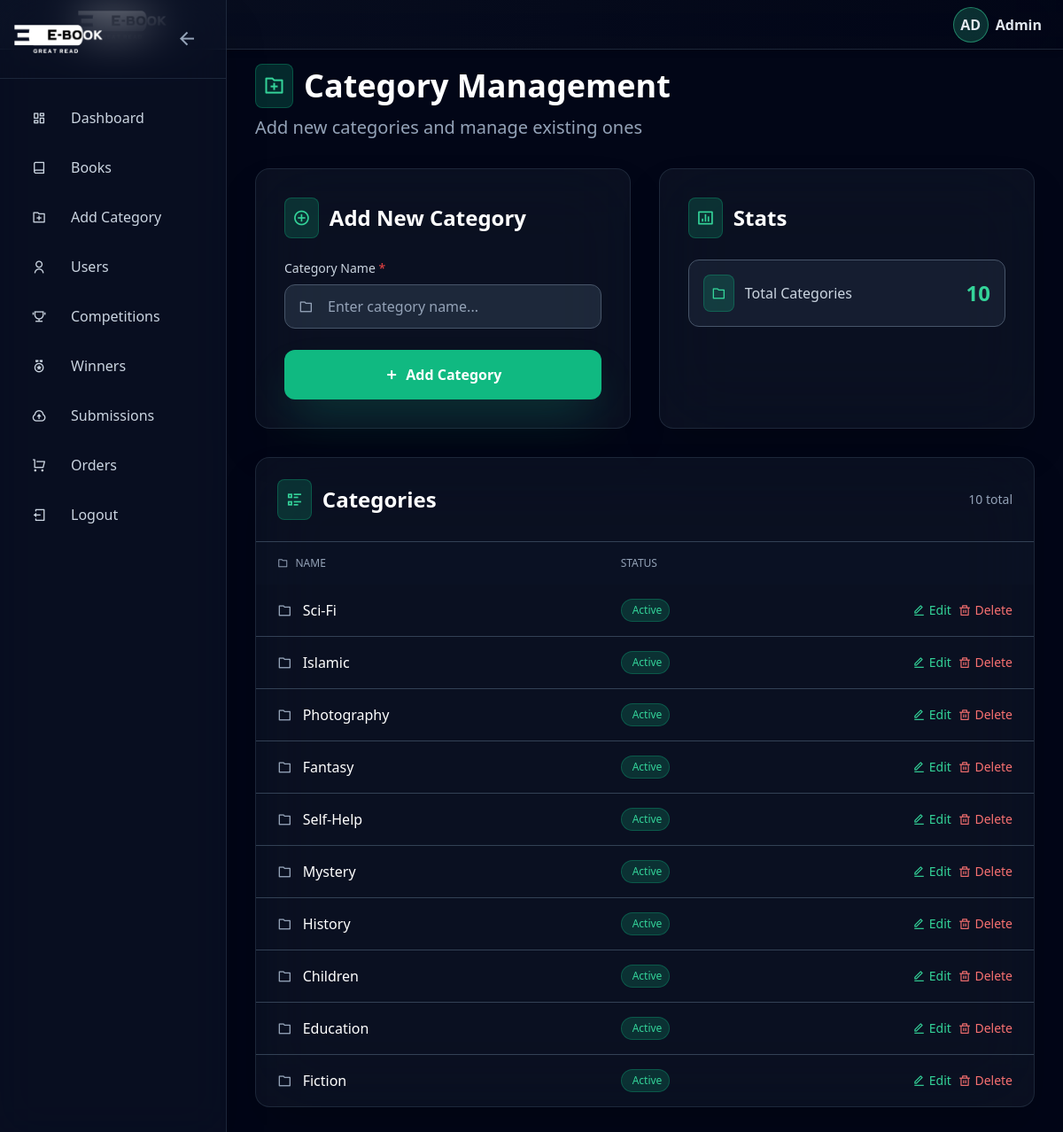
The app's page /Admin/AdminCategory/NewCategory.php (signed in) with its own data.
### tables this page shows
CREATE TABLE `categories` (
  `CategoryID` int(11) NOT NULL,
  `CategoryName` varchar(100) NOT NULL
);

### Admin/AdminCategory/NewCategory.php (the view, shortened to what this page needs)
<?php
include "../../Config/db.php";
?>
<!DOCTYPE html>
<html lang="en">
<head>
  <script src="https://cdn.tailwindcss.com"></script>
  <link rel="stylesheet" href="https://cdnjs.cloudflare.com/ajax/libs/remixicon/4.6.0/remixicon.min.css" />
</head>
<body class="bg-slate-950 text-white min-h-screen">
  <div class="flex min-h-screen">
    <?php include "../Components/sider.php"; ?>
    <main id="main-content" class="main-content ml-64 min-h-screen w-full p-8">
      <div class="mt-10 mb-8 scroll-animate">
        <div class="flex items-center space-x-3 mb-2">
          <div class="p-2 bg-emerald-500/20 rounded-lg border border-emerald-500/30">
            <i class="ri-folder-add-line text-2xl text-emerald-400"></i>
          </div>
          <h1 class="text-4xl font-black text-white">Category Management</h1>
        </div>
        <p class="text-slate-400 text-xl font-light">Add new categories and manage existing ones</p>
      </div>
      <div class="grid lg:grid-cols-2 gap-8 mb-8">
        <div class="card backdrop-blur-2xl bg-slate-800/30 border border-slate-700/50 rounded-2xl p-8 shadow-2xl hover:shadow-emerald-500/20 transition-all duration-500 scroll-animate">
          <div class="flex items-center space-x-3 mb-6">
            <div class="p-2 bg-emerald-500/20 rounded-lg border border-emerald-500/30">
              <i class="ri-add-circle-line text-xl text-emerald-400"></i>
            </div>
            <h2 class="text-2xl font-bold text-white">Add New Category</h2>
          </div>
          <form method="POST" class="space-y-6">
            <div>
              <label class="block text-sm font-medium text-slate-300 mb-2">
                Category Name <span class="text-red-500">*</span>
              </label>
              <div class="relative">
                <input
                  type="text"
                  name="name"
                  placeholder="Enter category name..."
                  class="w-full px-4 py-3 pl-12 bg-slate-700/50 border border-slate-600 rounded-xl focus:ring-2 focus:ring-emerald-500/20 focus:border-emerald-500 text-white placeholder-slate-400"
                />
                <i class="ri-folder-line absolute left-4 top-1/2 transform -translate-y-1/2 text-slate-400"></i>
              </div>
            </div>
            <button
              type="submit"
              class="w-full px-6 py-4 bg-emerald-500 hover:bg-emerald-600 text-white font-semibold rounded-xl shadow-2xl shadow-emerald-500/30 transition-all duration-300 hover:scale-105"
            >
              <i class="ri-add-line mr-2"></i>Add Category
            </button>
          </form>
        </div>
        <div class="card backdrop-blur-2xl bg-slate-800/30 border border-slate-700/50 rounded-2xl p-8 shadow-2xl hover:shadow-emerald-500/20 transition-all duration-500 scroll-animate">
          <div class="flex items-center space-x-3 mb-6">
            <div class="p-2 bg-emerald-500/20 rounded-lg border border-emerald-500/30">
              <i class="ri-bar-chart-box-line text-xl text-emerald-400"></i>
            </div>
            <h2 class="text-2xl font-bold text-white">Stats</h2>
          </div>
          <?php
          $count_result = $conn->query("SELECT COUNT(*) as total FROM categories");
          $total_categories = $count_result->fetch_assoc()['total'];
          ?>
          <div class="p-4 bg-slate-700/30 rounded-xl border border-slate-600">
            <div class="flex items-center justify-between">
              <div class="flex items-center space-x-3">
                <div class="p-2 bg-emerald-500/20 rounded-lg border border-emerald-500/30">
                  <i class="ri-folder-line text-emerald-400"></i>
                </div>
                <span class="font-medium text-slate-300">Total Categories</span>
              </div>
              <span class="text-2xl font-black text-emerald-400"><?php echo $total_categories; ?></span>
            </div>
          </div>
        </div>
      </div>
      <div class="card backdrop-blur-2xl bg-slate-800/30 border border-slate-700/50 rounded-2xl shadow-2xl hover:shadow-emerald-500/20 transition-all duration-500 scroll-animate overflow-hidden">
        <div class="p-6 border-b border-slate-700">
          <div class="flex items-center justify-between">
            <div class="flex items-center space-x-3">
              <div class="p-2 bg-emerald-500/20 rounded-lg border border-emerald-500/30">
                <i class="ri-list-check-2 text-xl text-emerald-400"></i>
              </div>
              <h2 class="text-2xl font-bold text-white">Categories</h2>
            </div>
            <span class="text-sm text-slate-400"><?php echo $total_categories; ?> total</span>
          </div>
        </div>
        <div class="overflow-x-auto">
          <table class="w-full">
            <thead class="bg-slate-900/30">
              <tr>
                <th class="px-6 py-4 text-left text-xs font-medium text-slate-400 uppercase">
                  <i class="ri-folder-line mr-2"></i>Name
                </th>
                <th class="px-6 py-4 text-left text-xs font-medium text-slate-400 uppercase">Status</th>
              </tr>
            </thead>
            <tbody class="divide-y divide-slate-700">
              <?php
              $result = $conn->query("SELECT * FROM categories ORDER BY CategoryID DESC");
              while ($row = $result->fetch_assoc()) {
                echo "<tr class='hover:bg-slate-700/50 transition'>";
                echo "<td class='px-6 py-4'>";
                echo "<div class='flex items-center'>";
                echo "<i class='ri-folder-line text-slate-400 mr-3'></i>";
                echo "<span class='font-medium text-white'>" . htmlspecialchars($row['CategoryName']) . "</span>";
                echo "</div></td>";
                echo "<td class='px-6 py-4'>";
                echo "<div class='flex flex-col gap-1 sm:flex-row sm:items-center sm:justify-between'>";
                echo "<span class='px-2 py-1 bg-emerald-500/20 text-emerald-400 border border-emerald-500/30 rounded-full text-xs font-medium flex items-center'>";
                echo "<i class='ri-check-circle-line mr-1'></i>Active</span>";
                echo "<div class='flex justify-end gap-2'>";
                echo "<a href='categoryupdate.php?id=" . $row['CategoryID'] . "' class='text-emerald-400 text-sm hover:text-emerald-300 flex items-center gap-1'>";
                echo "<i class='ri-edit-line'></i> Edit</a>";
                echo "<a href='categorydelete.php?id=" . $row['CategoryID'] . "' onclick='return confirm(\"Are you sure you want to delete this category?\");' class='text-red-400 text-sm hover:text-red-300 flex items-center gap-1'>";
                echo "<i class='ri-delete-bin-line'></i> Delete</a>";
                echo "</div>";
                echo "</div>";
                echo "</td>";
                echo "</tr>";
              }
              ?>
            </tbody>
          </table>
        </div>
      </div>
    </main>
  </div>
</body>
</html>

### Admin/AdminCategory/NewCategory.php (style rules this page uses)
#sidebar:not(.collapsed) ~ #main-content { margin-left: 16rem; }
.scroll-animate { opacity: 0; transform: translateY(20px); transition: all 1s ease-out; }
.scroll-animate.visible { opacity: 1; transform: translateY(0); }
.card { transition: all 0.3s ease; }

### records on screen
categories: CategoryName "Sci-Fi"
categories: CategoryName "Islamic"
categories: CategoryName "Photography"
categories: CategoryName "Fantasy"
categories: CategoryName "Self-Help"
categories: CategoryName "Mystery"
categories: CategoryName "History"
categories: CategoryName "Children"
categories: CategoryName "Education"
categories: CategoryName "Fiction"

### other values on screen
substr($_SESSION['user'], 0, 2) "AD"
$_SESSION['user'] "Admin"
$total_categories "10"
